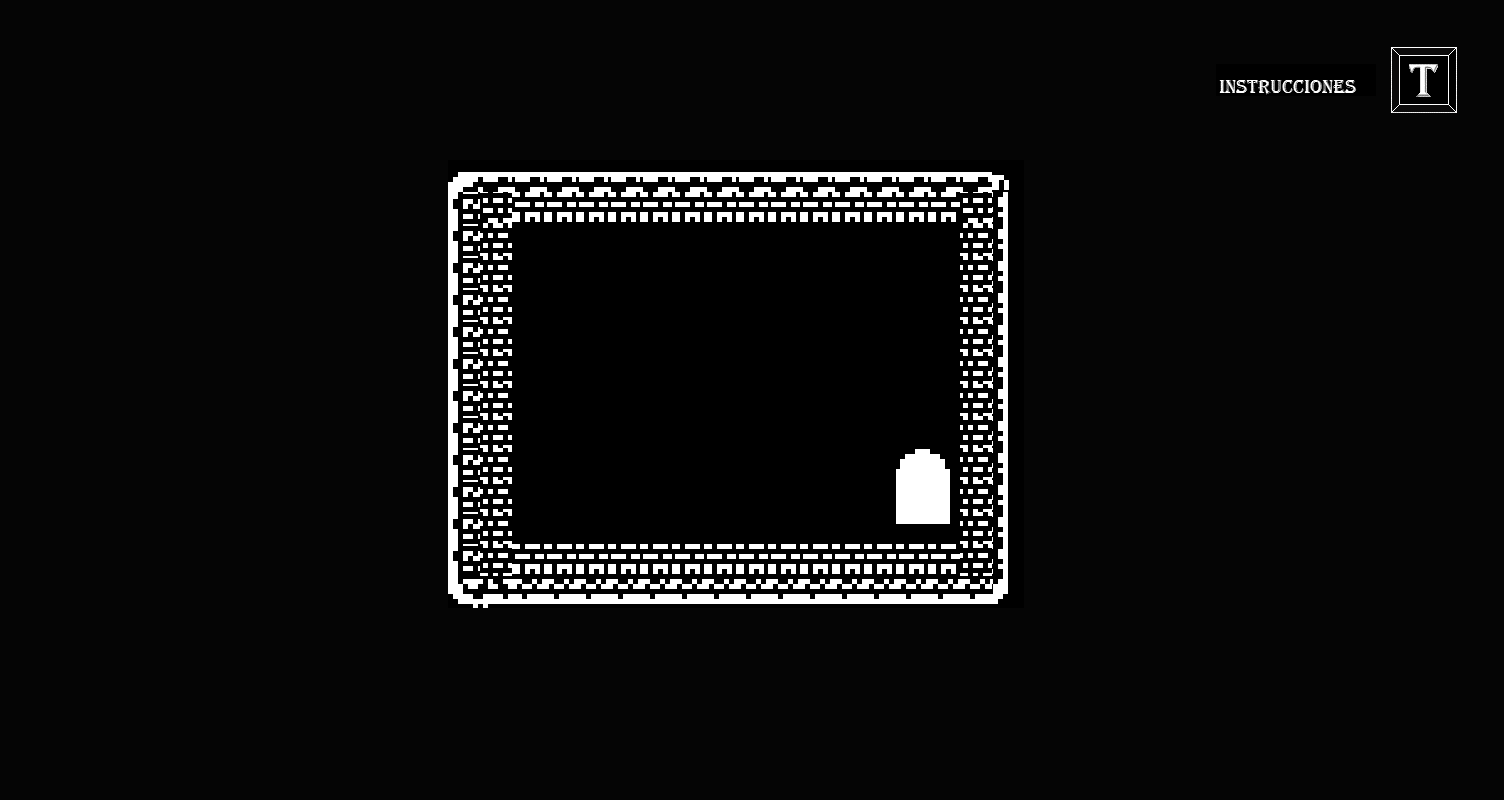

Rendered tile map (Tiled .tmx) drawn with the repository's tilesets; below, a short description and the map source with its tile grids summarised:
An orthogonal 47x25 tile map with 32x32 px tiles, 5 tile layers (Capa de Patrones 1, Capa de patrones 2, Capa de patrones 3, Capa de patrones 4, ...), 5 tilesets.

<map version="1.2" tiledversion="1.2.2" orientation="orthogonal" renderorder="right-down" width="47" height="25" tilewidth="32" tileheight="32" infinite="0" nextlayerid="6" nextobjectid="1">
 <tileset firstgid="1" source="../Construccion Mapas/oubliette_dungeon_big.tsx" />
 <tileset firstgid="581" source="../Construccion Mapas/city_inside.tsx" />
 <tileset firstgid="965" source="../Construccion Mapas/interior.tsx" />
 <tileset firstgid="1221" source="../Construccion Mapas/instrucciones0.tsx" />
 <tileset firstgid="1230" source="../Construccion Mapas/instrucciones2.tsx" />
 <layer id="1" name="Capa de Patrones 1" width="47" height="25">
  <data>[1175 cells, 1175 non-empty, 27 distinct tile ids]</data>
 </layer>
 <layer id="2" name="Capa de patrones 2" width="47" height="25">
  <data>[1175 cells, 9 non-empty, 9 distinct tile ids]</data>
 </layer>
 <layer id="3" name="Capa de patrones 3" width="47" height="25">
  <data>[1175 cells, 0 non-empty, 0 distinct tile ids]</data>
 </layer>
 <layer id="4" name="Capa de patrones 4" width="47" height="25">
  <data>[1175 cells, 0 non-empty, 0 distinct tile ids]</data>
 </layer>
 <layer id="5" name="Capa de patrones 5" width="47" height="25">
  <data>[1175 cells, 0 non-empty, 0 distinct tile ids]</data>
 </layer>
</map>
